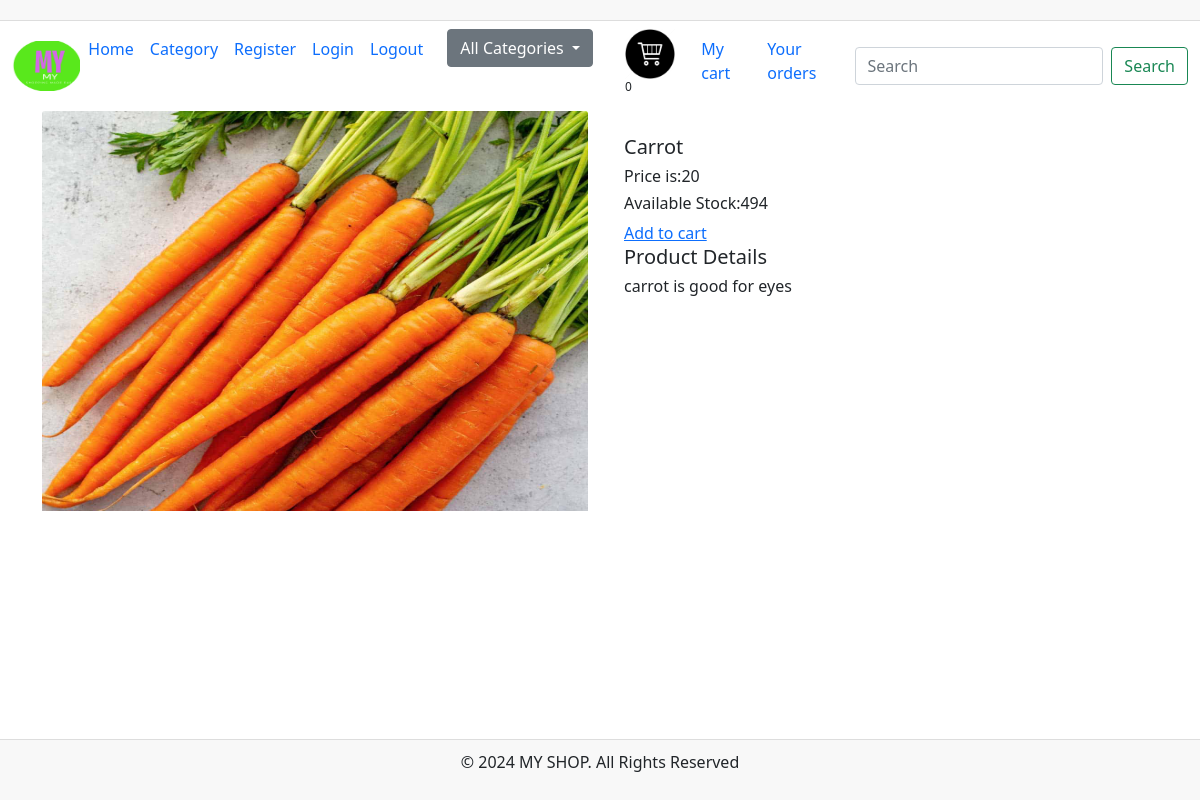
The page /product_details/1 on the database its author committed.
### shop/models.py (models this page shows, shortened)
class Products(models.Model):
    category=models.ForeignKey(Category,on_delete=models.CASCADE)
    name=models.TextField(max_length=20)
    desc=models.TextField()
    image=models.ImageField(upload_to='images',null=True,blank=True)
    price=models.IntegerField()
    stock=models.IntegerField()
    available=models.BooleanField(default=True)
    created=models.DateTimeField(auto_now_add=True)
    updated=models.DateTimeField(auto_now_add=True)

### shop/views.py (the view)
# urls.py: path('product_details/<int:m>',views.product_details,name='product_details'),
def product_details(request,m):
    product=Products.objects.get(id=m)
    return render(request,'productdetails.html',{'product':product})

### cart/context_processors.py (called while the page is built)
def Total(request):
    u=request.user
    count=0
    if request.user.is_authenticated:
        try:
            item=Cart.objects.filter(user=u)
            count=count+item.count()
        except:
            count=1
    return {'count':count}

### shop/context_processors.py (called while the page is built)
def Links(request):
    c=Category.objects.all()
    return{'links':c}

### templates/productdetails.html
<!DOCTYPE html>
{% extends 'base.html' %}
{% load static %}
{% block content %}
<div class="container">
    <div class="row">
        <div class="col-6">
    <img src="{{product.image.url}}" class="card-img-top"  height="400px" width="200px">
</div>
<div class="col-6 p-4" >
    <h5 class="card-title">{{product.name}}</h5>
    <h6>Price is:{{product.price}}</h6>
    <h6>Available Stock:{{product.stock}}</h6>
    {% if user.is_superuser is True %}
    {% if product.stock > 0 %}
    <a href="{% url 'admin:index' %}">Add stock</a>
    {% else %}
    <h3 class="text-danger">Out of stock</h3>
    <a style="text-decoration:none" href="{% url 'admin:index' %}" class="btn_1">Add stock</a>
    {% endif %}
    {% else %}
    {% if product.stock > 0 %}
    <a style="..." href="{% url 'cart:addcart' product.id %}" class="btn_1">Add to cart</a>
    {% else %}
    <h3 class="text-danger">Out of stock</h3>
    {% endif %}
    <h5>Product Details</h5>
    <h6>{{product.desc}}</h6>
</div>
    </div></div>
{% endif %}
{% endblock %}

### rows shown on the page
Products: image (picture), name "Carrot", price "20", stock "494", desc "carrot is good for eyes"

### other values the page prints
{{ count }} "0"
